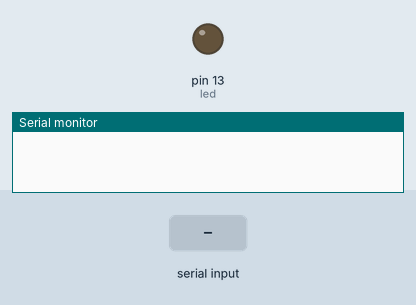
The sketch below on a simulated Arduino Uno, built with avr-gcc and run on an emulated ATmega328P. On the bench: output pins drawn as LEDs (lit = HIGH), the last lines printed to the serial monitor. Inputs (shaded band) come from the test bench.

Above: at 1.2 s.
1.3 s: "a" received over Serial
At 1.7 s:
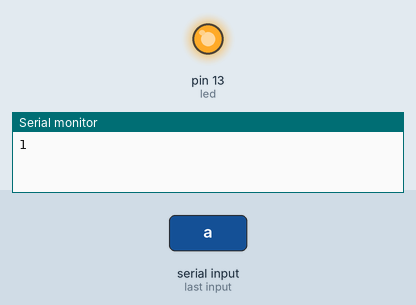
Timing chart, 0 to 4.3 s (numbered marks = the images above; inputs shaded):
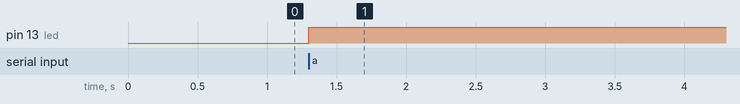

The sketch:

_485_a1.ino
```cpp
/*
# This sample codes is for testing the RS485 shiled(automatic transmission mode).
# Editor : YouYou
# Date   : 2013.9.16
# Ver    : 0.1
# Product: RS485 shield
# SKU    : DFR0259
*/
int led = 13;
void setup()
{
  Serial.begin(9600);
  pinMode(led,OUTPUT);
}
void loop()
{
  int temp;
  if(Serial.available())
  {
    temp=Serial.read();
     if(temp=='a'){
      digitalWrite(led,1-digitalRead(led));
    Serial.println("1");
//    delay(2000);

     }
  }
}
```

Measured:
- after the input at 1.3 s, pin 13 (led): LOW → HIGH at once
